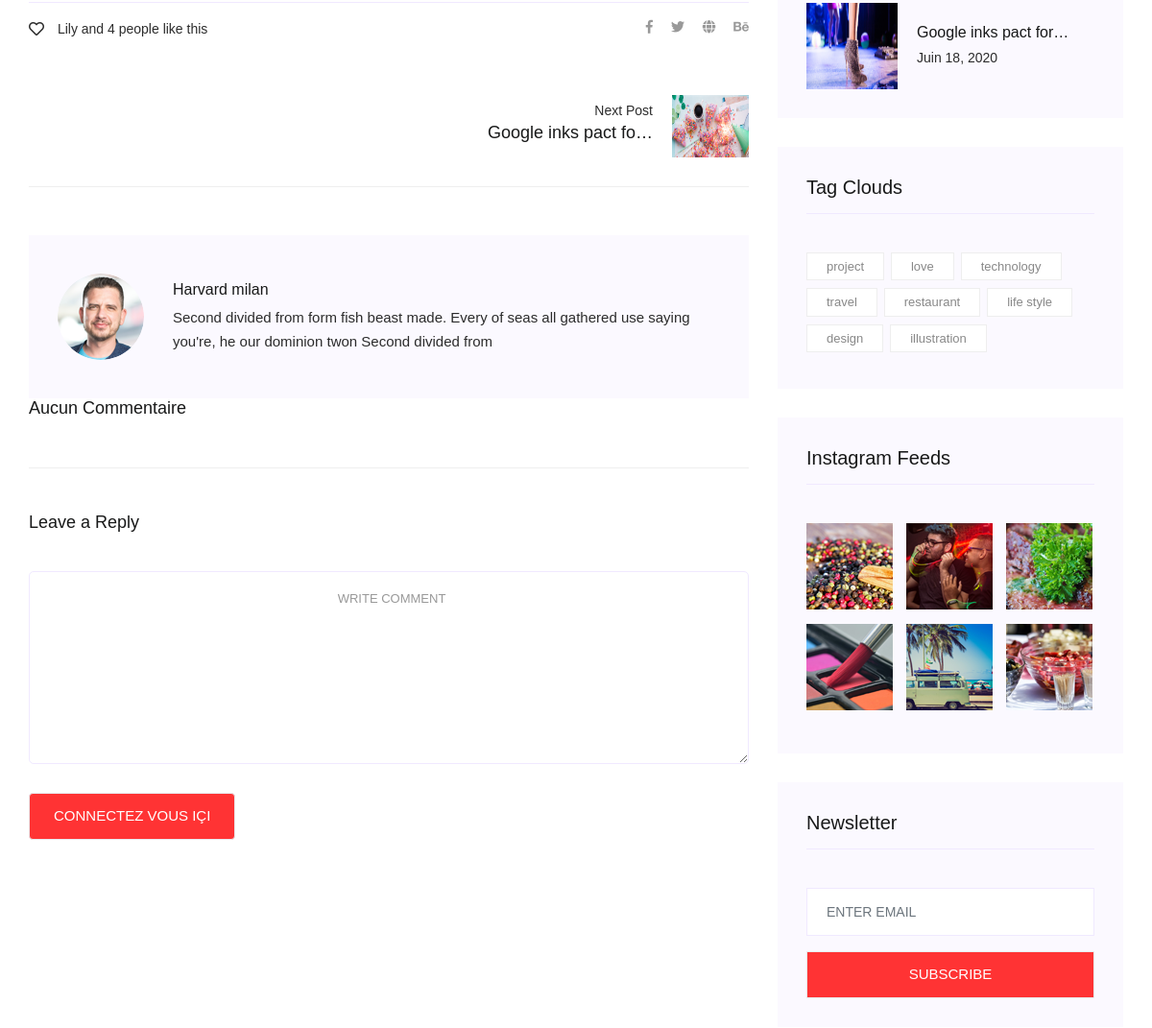
Page /blog/1/single/ (middle part) on the earlier database version.
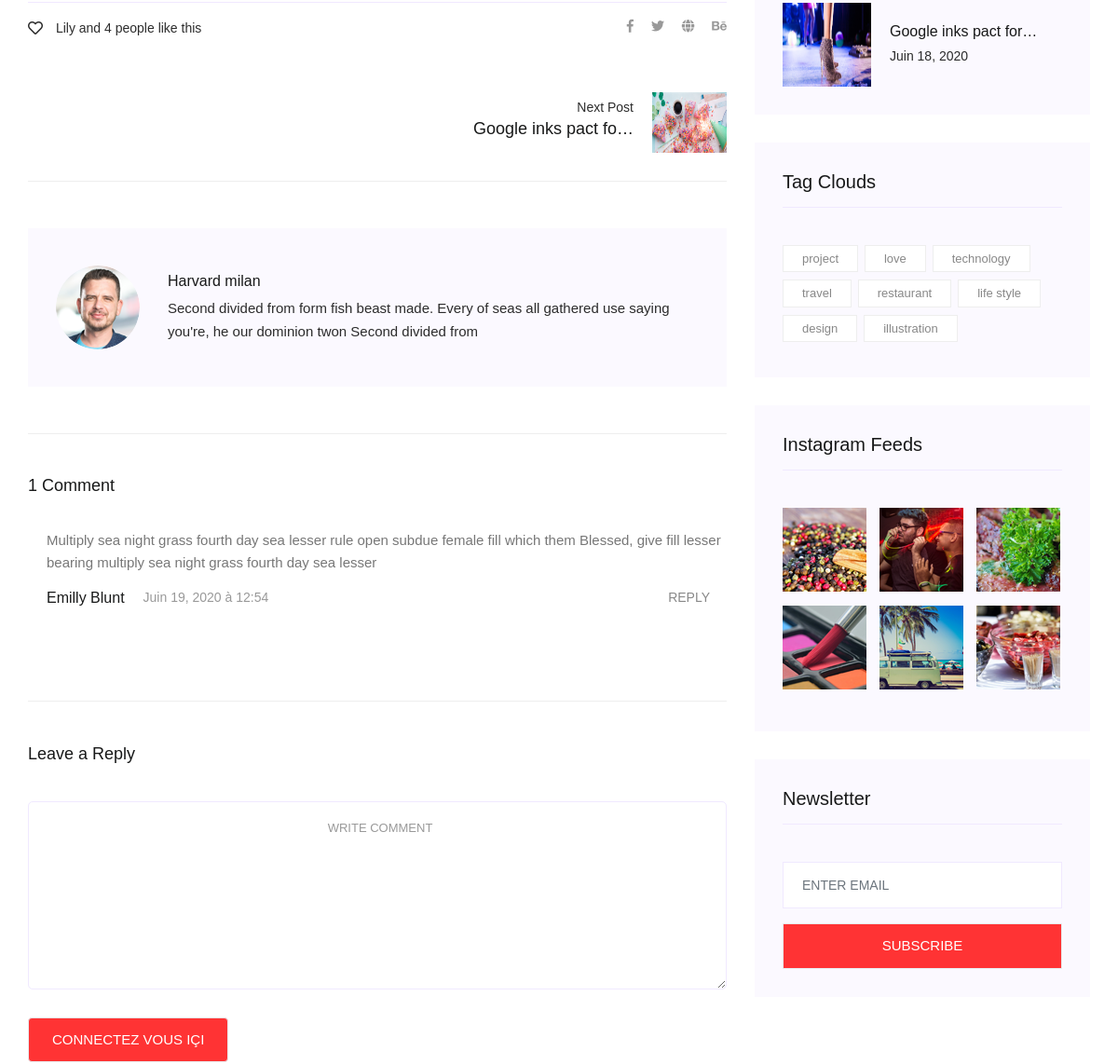
Same page on the later database version.
### website/models.py (models this page shows, shortened)
class SocialAccount(models.Model):
    ICONS = [
        ("fab fa-facebook-f", "Facebook"),
        ("fab fa-twitter", "Twitter"),
        ("fas fa-globe", "Globe"),
        ("fab fa-behance", "Behance"),
    ]
    nom = models.CharField(max_length=255)
    lien = models.URLField()
    icon = models.CharField(choices=ICONS, max_length=20)
    date_add = models.DateTimeField(auto_now_add=True)
    date_update = models.DateTimeField(auto_now=True)
    status = models.BooleanField(default=True)
    class Meta():
        verbose_name = 'Social account'
        verbose_name_plural = 'Socials accounts'

### blog/models.py (models this page shows, shortened)
class Article(models.Model):
    titre = models.CharField(max_length=255)
    auteur = models.ForeignKey(AUTH_USER_MODEL, on_delete=models.CASCADE, related_name='article_auteur')
    description = models.TextField()
    contenu = models.TextField()
    image = models.ImageField(upload_to="images/Article")
    tag = models.ManyToManyField(Tag, related_name='tag_Article')
    cathegorie = models.ForeignKey(CathegorieArticle, on_delete=models.CASCADE, related_name='cathegorie_Article')
    date_add = models.DateTimeField(auto_now_add=True)
    date_update = models.DateTimeField(auto_now=True)
    status = models.BooleanField(default=True)
    class Meta():
        verbose_name = 'Article'
        verbose_name_plural = 'Articles'

class Tag(models.Model):
    nom = models.CharField(max_length=255)
    date_add = models.DateTimeField(auto_now_add=True)
    date_update = models.DateTimeField(auto_now=True)
    status = models.BooleanField(default=True)
    class Meta():
        verbose_name = 'Tag'
        verbose_name_plural = 'Tags'
    def __str__(self):
        return self.nom

class InstagramFeed(models.Model):
    image = models.ImageField(upload_to="images/InstagramFeed")
    date_add = models.DateTimeField(auto_now_add=True)
    date_update = models.DateTimeField(auto_now=True)
    status = models.BooleanField(default=True)
    class Meta():
        verbose_name = 'Instagram Feed'
        verbose_name_plural = 'Instagram Feeds'

class Commentaire(models.Model):
    article = models.ForeignKey(Article, on_delete=models.CASCADE, related_name='article_commentaire')
    auteur = models.ForeignKey(AUTH_USER_MODEL, on_delete=models.CASCADE, related_name='auteur_article')
    commentaire = models.TextField()
    date_add = models.DateTimeField(auto_now_add=True)
    date_update = models.DateTimeField(auto_now=True)
    status = models.BooleanField(default=True)
    class Meta():
        verbose_name = 'Commentaire'
        verbose_name_plural = 'Commentaires'

### user/models.py (models this page shows)
class Profile(AbstractUser):
    photo = models.ImageField(upload_to="images/PhotoProfile")
    adresse = models.CharField(max_length=255, null=True, blank=True)
    website = models.URLField(null=True, blank=True)
    description = models.TextField(null=True, blank=True)
    is_active = models.BooleanField(default=True)
    is_admin = models.BooleanField(default=False)

### blog/views.py (the view, shortened to what this page needs)
# urls.py: path('<int:article_id>/single/', views.single, name='single'),
def single(request, article_id):
    article = get_object_or_404(Article, status=True, pk=article_id)
    articles_recent = Article.objects.filter(status=True).order_by('-date_update')[:4]
    tags = Tag.objects.filter(status=True)
    commentaires = Commentaire.objects.filter(status=True)
    instagrams = InstagramFeed.objects.filter(status=True)
    cathegories = CathegorieArticle.objects.filter(status=True)
    data = {
        'l_article': article,
        'next_article': article.get_previous_by_date_update,
        'prev_article': article.get_next_by_date_update,
        'articles_recent': articles_recent,
        'tags': tags,
        'commentaires': commentaires,
        'instagrams': instagrams,
        'cathegories': cathegories,
    }
    return render(request, 'pages/blog/single-blog.html', data)

### blog/templatetags/filtre_perso.py (called while the page is built)
@register.filter(name='reformate', is_safe=True)
def reformatage_contenu(content):
    content = regex_speciale.sub('<div class="quote-wrapper"><div class="quotes">\g<sp></div></div>', content)
    content = regex_tag.sub("<span>\g<tg></span>", content)
    return mark_safe(content)

### dreamrs/context_processors.py (called while the page is built)
def base_info(request):
    site_info = SiteInfo.objects.filter(status=True)
    social_account = SocialAccount.objects.filter(status=True)
    data = {
        'site_info': site_info.last,
        'social_account': social_account,
    }
    return data

### templates/pages/blog/single-blog.html (shortened to what this page needs)
{% extends 'base/base.html' %}
{% load static %}
{% load filtre_perso %}
{% block content %}
<section class="blog_area single-post-area area-padding">
    <div class="container">
        <div class="row">
            <div class="col-lg-8 posts-list">
                <div class="navigation-top">
                    <div class="d-sm-flex justify-content-between text-center">
                        <p class="like-info"><span class="align-middle"><i class="far fa-heart"></i></span> Lily and 4
                            people like this</p>
                        <div class="col-sm-4 text-center my-2 my-sm-0">
                        </div>
                        <ul class="social-icons">
                            {% for social in social_account %}
                                <li><a href="{{ social.lien }}"><i class="{{ social.icon }}"></i></a></li>
                            {% endfor %}
                        </ul>
                    </div>
                    <div class="navigation-area">
                        <div class="row">
                            <div
                                class="col-lg-6 col-md-6 col-12 nav-left flex-row d-flex justify-content-start align-items-center">
                            </div>
                            <div
                                class="col-lg-6 col-md-6 col-12 nav-right flex-row d-flex justify-content-end align-items-center">
                                {% if next_article %}
                                  <div class="detials">
                                      <p>Next Post</p>
                                      <a href="{% url 'single' next_article.id %}">
                                          <h4>{{ next_article.titre|truncatechars:20 }}</h4>
                                      </a>
                                  </div>
                                  <div class="arrow">
                                      <a href="{% url 'single' next_article.id %}">
                                      </a>
                                  </div>
                                  <div class="thumb">
                                      <a href="{% url 'single' next_article.id %}">
                                          <img class="img-fluid" src="{{ next_article.image.url }}" alt="">
                                      </a>
                                  </div>
                                {% endif %}
                            </div>
                        </div>
                    </div>
                </div>
                <div class="blog-author">
                    <div class="media align-items-center">
                        <img src="{{ l_article.auteur.photo.url }}" alt="">
                        <div class="media-body">
                            <a href="#">
                                <h4>{{ l_article.auteur.last_name }} {{ l_article.auteur.first_name }}</h4>
                            </a>
                            <p>{{ l_article.auteur.description }}</p>
                        </div>
                    </div>
                </div>
                {% if commentaires %}
                    <div class="comments-area">
                        <h4>{{ commentaires|length }} Comment{{ commentaires|length|pluralize }}</h4>
                        {% for commentaire in commentaires %}
                            <div class="comment-list">
                                <div class="single-comment justify-content-between d-flex">
                                    <div class="user justify-content-between d-flex">
                                        <div class="desc">
                                            <p class="comment">{{ commentaire.commentaire }}</p>
                                            <div class="d-flex justify-content-between">
                                                <div class="d-flex align-items-center">
                                                    <h5>
                                                        <a href="#">{{ commentaire.auteur.last_name }} {{ commentaire.auteur.first_name }}</a>
                                                    </h5>
                                                    <p class="date">{{ commentaire.date_update|date:'E j, Y à H:i' }}</p>
                                                </div>
                                                <div class="reply-btn">
                                                    <a href="#commentForm" class="btn-reply text-uppercase">reply</a>
                                                </div>
                                            </div>
                                        </div>
                                    </div>
                                </div>
                            </div>
                        {% endfor %}
                    </div>
                {% else %}
                    <h4>Aucun Commentaire</h4>
                {% endif %}
                <div class="comment-form">
                    <h4>Leave a Reply</h4>
                    <form class="form-contact comment_form" id="commentForm" method='POST'>
                        <div class="row">
                            <div class="col-12">
                                <div class="form-group">
                                    <textarea class="form-control w-100 placeholder hide-on-focus" name="comment"
                                        id="comment" cols="30" rows="9" placeholder="Write Comment" required></textarea>
                                </div>
                            </div>
                        </div>
                        <div class="form-group">
                            {% if user.is_authenticated %}
                                <button type="submit" class="button button-contactForm">Send Message</button>
                            {% else %}
                                <a href='{% url "login" %}'>
                                    <button type="button" class="button button-contactForm">Connectez vous içi</button>
                                </a>
                            {% endif %}
                        </div>
                    </form>
                </div>
            </div>
            {% include "include/blog_aside_items.html" %}
        </div>
    </div>
</section>
{% endblock %}

### templates/base/base.html (shortened to what this page needs)
{% load static %}
<!doctype html>
<html lang="fr">
<head>
   <link rel="stylesheet" href="{% static 'css/master.css' %}">
   <link rel="stylesheet" href="{% static 'css/bootstrap.min.css' %}">
   <link rel="stylesheet" href="{% static 'css/animate.css' %}">
   <link rel="stylesheet" href="{% static 'css/owl.carousel.min.css' %}">
   <link rel="stylesheet" href="{% static 'css/themify-icons.css' %}">
   <link rel="stylesheet" href="{% static 'css/flaticon.css' %}">
   <link rel="stylesheet" href="{% static 'css/magnific-popup.css' %}">
   <link rel="stylesheet" href="{% static 'css/slick.css' %}">
   <link rel="stylesheet" href="{% static 'fontawesome/css/all.min.css' %}">
   <link rel="stylesheet" href="{% static 'css/style.css' %}">
</head>
<body>
   {% block content %}
   {% endblock %}
</body>
</html>

### templates/include/blog_aside_items.html (shortened to what this page needs)
{% load static %}
<div class="col-lg-4">
    <div class="blog_right_sidebar">
        <aside class="single_sidebar_widget popular_post_widget">
            {% for recent in articles_recent %}
                <div class="media post_item">
                    <img src="{{ recent.image.url }}" alt="post">
                    <div class="media-body">
                        <a href="{% url 'single' recent.id %}">
                            <h3>{{ recent.titre|truncatechars:21 }}</h3>
                        </a>
                        <p>{{ recent.date_update|date:'F d, Y'|title }}</p>
                    </div>
                </div>
            {% endfor %}
        </aside>
        <aside class="single_sidebar_widget tag_cloud_widget">
            <h4 class="widget_title">Tag Clouds</h4>
            <ul class="list">
                {% for tag in tags %}
                    <li>
                        <a href="{% url 'blog' 'tag' tag.id %}">{{ tag.nom }}</a>
                    </li>
                {% endfor %}
            </ul>
        </aside>
        <aside class="single_sidebar_widget instagram_feeds">
            <h4 class="widget_title">Instagram Feeds</h4>
            <ul class="instagram_row flex-wrap">
                {% for instagram in instagrams %}
                    <li>
                        <a href="{{ instagram.image.url }}">
                            <img class="img-fluid" src="{{ instagram.image.url }}" alt="">
                        </a>
                    </li>
                {% endfor %}
            </ul>
        </aside>
        <aside class="single_sidebar_widget newsletter_widget">
            <h4 class="widget_title">Newsletter</h4>
            <form action="{% url 'newsletter' %}" method="POST">
                <div class="form-group">
                    <input type="email" class="form-control" name='newsletter' placeholder="Enter email" required>
                </div>
                <button class="button rounded-0 primary-bg text-white w-100" type="submit">Subscribe</button>
            </form>
        </aside>
    </div>
</div>

### static/css/master.css (style rules this page uses)
:root { --bgc: #ff3334; }
input::placeholder, textarea::placeholder { color: black; font-size: 14px; text-transform: uppercase; }
textarea::placeholder { text-align: center; }
textarea { border-radius: 30px; }

Differences in the rows shown:
added Commentaire: commentaire "Multiply sea night grass fourth day sea lesser rule open subdue female fill which them Blessed, give fill lesser bearing multiply sea night grass fourth day sea lesser", auteur.last_name "Emilly", auteur.first_name "Blunt", date_update "Juin 19, 2020 à 12:54"
Other differences:
{{ commentaires|length }}: (not shown) → "1"
text no longer shown: "Aucun Commentaire"
text now shown: "Comment"
